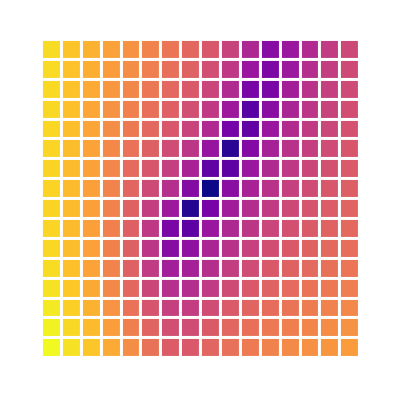

Here is the notebook cell this chart was saved with:
### Code cell
# One basic figure (heatmap with gaps) Only One frame!
fac_1 = 1.1
fac_2 = 1.2
x_range_1 = [fac_1 * x.min(), fac_1 * x.max()]
y_range_1 = [fac_1 * y.min(), fac_1 * y.max()]
x_range_2 = [fac_2 * x.min(), fac_2 * x.max()]
y_range_2 = [fac_2 * y.min(), fac_2 * y.max()]

fig = go.Figure()

fig.add_trace(go.Heatmap( # main heatmap 
    x             = x,
    y             = y,
    z             = torch.log(Z[i, :, :] + 1e-6),
    xgap          = 3,
    ygap          = 3,
    showscale     = False,
    customdata    = Z[i, :, :],
    hovertemplate ="loss: %{customdata:.3f}<extra></extra>",
))

fig.add_trace(go.Scatter( # axis arrows
    mode       = "markers",
    x          = [x_range_1[0], x_range_2[1]],
    y          = [y_range_2[1], y_range_1[0]],
    marker     = dict(
        size       = 8, 
        symbol     = ["arrow-up", "arrow-right"], 
        color      = "white",
        line_width = [1, 1],
        line_color = "white",
        ),
    hoverinfo  = "skip",
    showlegend = False,
))

fig.add_trace(go.Scatter( # center crosshair
    x          = [0],
    y          = [0],
    marker     = dict(
        size       = 16, 
        symbol     = "cross-thin", 
        line_width = 1,
        line_color = "white"
        ),
    hoverinfo  = "skip",
    showlegend = False
))

fig.update_layout(
    width         = 400,
    height        = 400,
    margin        = dict(l=20, r=20, t=20, b=20),
    margin_pad    = 10,
    plot_bgcolor  = "rgba(0, 255, 0, 0.)",
    paper_bgcolor = "rgba(0, 255, 0, 0.)",
    hoverlabel    = dict(
        font        = dict(
            family = "JetBrains Mono", 
            size   = 12, 
            color  = "white"
            ),
        bgcolor     = "black",
        bordercolor = "white",
        ),
    shapes        = [
        dict( # horizontal axis
            type = "line",
            x0   = x_range_2[0], 
            y0   = y_range_1[0],
            x1   = x_range_2[1], 
            y1   = y_range_1[0],
            line = dict(
                color = "white", 
                width = 1
                )
        ),
        dict( # vertical axis
            type = "line",
            x0   = x_range_1[0], 
            y0   = y_range_2[0],
            x1   = x_range_1[0], 
            y1   = y_range_2[1],
            line = dict(
                color = "white", 
                width = 1
                )
        ),
        
    ],
)

fig.update_xaxes(
    title          = "first parameter space principal axis",
    title_font     = dict(
        color  = "white",
        family = "JetBrains Mono",
        size   = 14,
        ),
    title_standoff = 0,
    showgrid       = False,
    zeroline       = False,
    showticklabels = False,
    range          = x_range_2,
    fixedrange     = True,
)

fig.update_yaxes(
    title          = "second parameter space principal axis",
    title_font     = dict(
        color  = "white",
        family = "JetBrains Mono",
        size   = 14,
        ),
    title_standoff = 0,
    scaleanchor    = "x",
    showgrid       = False,
    zeroline       = False,
    showticklabels = False,
    range          = y_range_2,
    fixedrange     = True,
)

### Figure 1 — Plotly figure (JSON) as saved in the notebook; plotly's stock layout.template omitted (floating-point values rounded to 4 significant figures; data arrays with more than 128 entries replaced by an {"elided": "..."} marker saying what was removed)
{"data": [{"customdata": {"elided": "16x16 float values"}, "hovertemplate": "loss: %{customdata:.3f}<extra></extra>", "showscale": false, "type": "heatmap", "x": [-0.5, -0.4333, -0.3667, -0.3, -0.2333, -0.1667, -0.1, -0.03333, 0.03333, 0.1, 0.1667, 0.2333, 0.3, 0.3667, 0.4333, 0.5], "xgap": 3, "y": [-0.5, -0.4333, -0.3667, -0.3, -0.2333, -0.1667, -0.1, -0.03333, 0.03333, 0.1, 0.1667, 0.2333, 0.3, 0.3667, 0.4333, 0.5], "ygap": 3, "z": {"elided": "16x16 float values"}}, {"hoverinfo": "skip", "marker": {"color": "white", "line": {"color": "white", "width": [1, 1]}, "size": 8, "symbol": ["arrow-up", "arrow-right"]}, "mode": "markers", "showlegend": false, "type": "scatter", "x": [-0.55, 0.6], "y": [0.6, -0.55]}, {"hoverinfo": "skip", "marker": {"line": {"color": "white", "width": 1}, "size": 16, "symbol": "cross-thin"}, "showlegend": false, "type": "scatter", "x": [0], "y": [0]}], "layout": {"height": 400, "hoverlabel": {"bgcolor": "black", "bordercolor": "white", "font": {"color": "white", "family": "JetBrains Mono", "size": 12}}, "margin": {"b": 20, "l": 20, "pad": 10, "r": 20, "t": 20}, "paper_bgcolor": "rgba(0, 255, 0, 0.)", "plot_bgcolor": "rgba(0, 255, 0, 0.)", "shapes": [{"line": {"color": "white", "width": 1}, "type": "line", "x0": -0.6, "x1": 0.6, "y0": -0.55, "y1": -0.55}, {"line": {"color": "white", "width": 1}, "type": "line", "x0": -0.55, "x1": -0.55, "y0": -0.6, "y1": 0.6}], "width": 400, "xaxis": {"fixedrange": true, "range": [-0.6, 0.6], "showgrid": false, "showticklabels": false, "title": {"font": {"color": "white", "family": "JetBrains Mono", "size": 14}, "standoff": 0, "text": "first parameter space principal axis"}, "zeroline": false}, "yaxis": {"fixedrange": true, "range": [-0.6, 0.6], "scaleanchor": "x", "showgrid": false, "showticklabels": false, "title": {"font": {"color": "white", "family": "JetBrains Mono", "size": 14}, "standoff": 0, "text": "second parameter space principal axis"}, "zeroline": false}}}
